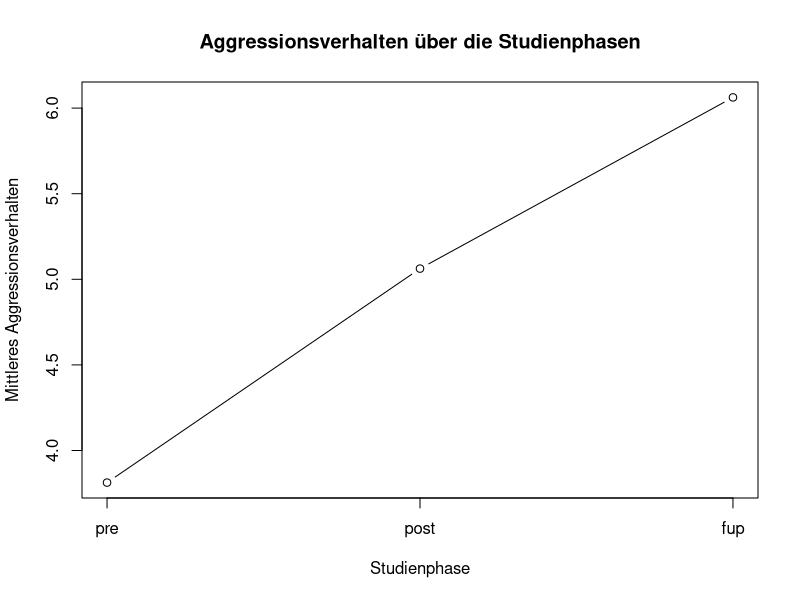

Write R code to recreate this figure.
# ============================================================
# PORTFOLIO – METHODENLEHRE IIb
# Paket 3: Univariate Varianzanalyse mit Messwiederholung
#
# Autor: Okan Acikel
# ============================================================


# ============================================================
# 0. OPTIONAL: ARBEITSUMGEBUNG LEEREN
# ============================================================

rm(list = ls())


# ============================================================
# 1. PAKET INSTALLIEREN UND LADEN
# ============================================================

# afex automatisch installieren, falls es noch nicht vorhanden ist
if (!requireNamespace("afex", quietly = TRUE)) {
  install.packages("afex", dependencies = TRUE)
}

# Paket laden
library(afex)


# ============================================================
# 2. DATENSATZ LADEN
# ============================================================

data("obk.long")

# Prüfen, ob der Datensatz erfolgreich geladen wurde
exists("obk.long")


# ============================================================
# 3. ÜBERBLICK ÜBER DEN DATENSATZ
# ============================================================

# Struktur
str(obk.long)

# Erste Zeilen
head(obk.long)

# Zusammenfassung
summary(obk.long)

# Anzahl Zeilen und Variablen
dim(obk.long)

# Variablennamen
names(obk.long)


# ============================================================
# 4. VERSUCHSPERSONEN UND PHASEN IDENTIFIZIEREN
# ============================================================

# Die Versuchspersonen werden durch "id" identifiziert.
# Die Studienphasen werden durch "phase" dargestellt.

# Anzahl der Versuchspersonen
length(unique(obk.long$id))

# IDs anzeigen
unique(obk.long$id)

# Phasen anzeigen
levels(obk.long$phase)

# Häufigkeiten der einzelnen Phasen
table(obk.long$phase)


# ============================================================
# 5. MESSZEITPUNKTE UNTERSUCHEN
# ============================================================

# Der Datensatz enthält zusätzlich mehrere Messzeitpunkte
# innerhalb jeder Phase.

table(obk.long$hour)

# Kombination aus Versuchsperson, Phase und Messzeitpunkt prüfen
table(
  obk.long$id,
  obk.long$phase
)


# ============================================================
# 6. VOLLSTÄNDIGKEIT DER DATEN PRÜFEN
# ============================================================

# Anzahl aller fehlenden Werte
sum(is.na(obk.long))

# Fehlende Werte für jede einzelne Variable
colSums(is.na(obk.long))

# Prüfen, ob die für die Analyse relevanten Variablen
# vollständig vorhanden sind
all(
  complete.cases(
    obk.long[, c("id", "phase", "hour", "value")]
  )
)

# Anzahl der Beobachtungen pro Versuchsperson und Phase
table(
  obk.long$id,
  obk.long$phase
)


# ============================================================
# 7. DATEN FÜR DIE PHASENANALYSE VORBEREITEN
# ============================================================

# Im Datensatz liegen mehrere Messzeitpunkte je Phase vor.
# Für die hier geforderte Untersuchung des Faktors "phase"
# wird ein vergleichbarer Messzeitpunkt aus jeder Phase verwendet.

obk_phase <- subset(
  obk.long,
  hour == 1
)


# ============================================================
# 8. KONTROLLE DER AUSGEWÄHLTEN DATEN
# ============================================================

str(obk_phase)

head(obk_phase)

# Jede Versuchsperson sollte nun einen Wert
# je Phase besitzen.
table(
  obk_phase$id,
  obk_phase$phase
)


# ============================================================
# 9. REIHENFOLGE DER PHASEN FESTLEGEN
# ============================================================

# Inhaltlich sinnvolle Reihenfolge:
# pre  = vor der Behandlung
# post = nach der Behandlung
# fup  = Follow-up

obk_phase$phase <- factor(
  obk_phase$phase,
  levels = c("pre", "post", "fup")
)

# Kontrolle
levels(obk_phase$phase)


# ============================================================
# 10. DESKRIPTIVE STATISTIK
# ============================================================

# Mittelwerte je Phase
mittelwerte <- aggregate(
  value ~ phase,
  data = obk_phase,
  FUN = mean
)

mittelwerte


# Standardabweichungen je Phase
standardabweichungen <- aggregate(
  value ~ phase,
  data = obk_phase,
  FUN = sd
)

standardabweichungen


# Anzahl Beobachtungen je Phase
aggregate(
  value ~ phase,
  data = obk_phase,
  FUN = length
)


# ============================================================
# 11. ANOVA MIT MESSWIEDERHOLUNG
# ============================================================

# id:
# identifiziert die Versuchsperson
#
# dv:
# abhängige Variable = value
#
# within:
# Messwiederholungsfaktor = phase

modell <- aov_ez(
  id = "id",
  dv = "value",
  data = obk_phase,
  within = "phase",
  anova_table = list(
    correction = "GG",
    es = "pes"
  )
)


# ============================================================
# 12. ANOVA-ERGEBNIS AUSGEBEN
# ============================================================

modell


# Ausführlichere Ausgabe
nice(
  modell,
  correction = "GG",
  es = "pes"
)


# ============================================================
# 13. MAUCHLY-TEST AUF SPHÄRIZITÄT
# ============================================================

summary(
  modell$Anova
)


# ============================================================
# 14. ANOVA-TABELLE DIREKT ANZEIGEN
# ============================================================

modell$anova_table


# ============================================================
# 15. MERKHILFE ZUR INTERPRETATION
# ============================================================

# ------------------------------------------------------------
# Haupteffekt phase:
# ------------------------------------------------------------
#
# p < 0,05:
#
# Die Nullhypothese wird verworfen.
# Das Aggressionsverhalten unterscheidet sich
# statistisch signifikant zwischen den Phasen.
#
#
# p >= 0,05:
#
# Die Nullhypothese wird nicht verworfen.
# Es kann kein statistisch signifikanter Unterschied
# zwischen den Phasen festgestellt werden.


# ------------------------------------------------------------
# Mauchly-Test:
# ------------------------------------------------------------
#
# H0:
# Die Sphärizitätsannahme ist erfüllt.
#
#
# p > 0,05:
#
# H0 wird nicht verworfen.
# Die Sphärizitätsannahme kann als erfüllt
# angesehen werden.
#
# -> Keine Korrektur zwingend notwendig.
#
#
# p <= 0,05:
#
# H0 wird verworfen.
# Die Sphärizitätsannahme ist verletzt.
#
# -> Greenhouse-Geisser-korrigierte Werte verwenden.


# ============================================================
# 16. MITTELWERTE NOCH EINMAL KOMPAKT AUSGEBEN
# ============================================================

cat("\n")
cat("==============================================\n")
cat("MITTELWERTE DER STUDIENPHASEN\n")
cat("==============================================\n")

print(mittelwerte)


# ============================================================
# 17. AUTOMATISCHE AUSGABE DES P-WERTES
# ============================================================

cat("\n")
cat("==============================================\n")
cat("ANOVA-ERGEBNIS\n")
cat("==============================================\n")

print(modell$anova_table)


# ============================================================
# 18. OPTIONAL: GRAFISCHE DARSTELLUNG
# ============================================================

# Einfacher Verlauf der Mittelwerte

plot(
  1:3,
  mittelwerte$value,
  type = "b",
  xaxt = "n",
  xlab = "Studienphase",
  ylab = "Mittleres Aggressionsverhalten",
  main = "Aggressionsverhalten über die Studienphasen"
)

axis(
  1,
  at = 1:3,
  labels = mittelwerte$phase
)


# ============================================================
# ENDE DES SKRIPTS
# ============================================================
